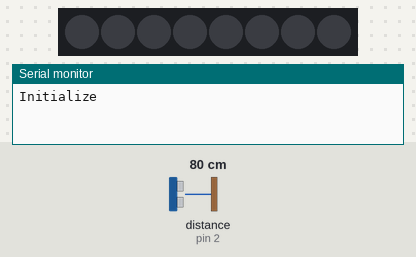
A sketch run on a simulated Arduino Uno, built with avr-gcc and run on an emulated ATmega328P. On the bench: 8 RGB LEDs in strip order, left to right, the last lines printed to the serial monitor. Wiring (inferred from the names in the program): ultrasonic range finder: trigger pin 3; echo pin 2. The inputs (shaded band) are chosen by the test bench; at power-on: distance to the obstacle (sensor on pin 2) 80 cm. The echo pulse lasts 58.3 µs per cm; dim RGB values are drawn brighter than linear.

Above: at 1.2 s.
1.3 s: distance to the obstacle (sensor on pin 2) set to 2 cm
At 1.67 s:
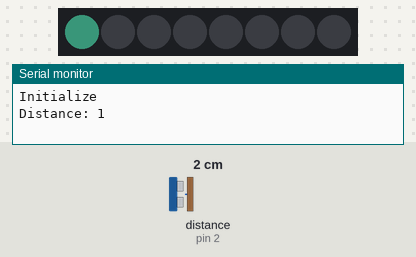
At 3.27 s:
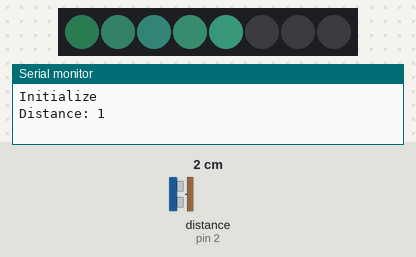
Timing chart, 0 to 19.4 s (numbered marks = the images above; inputs shaded):
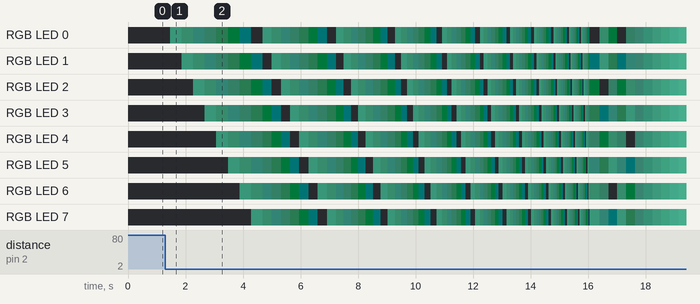

Measured:
- what the display in image 1 shows lasts 0.4 s, from 1.5 s to 1.9 s

The sketch:

compilation_1_solution.ino
```cpp
// Importing libraries
#include <FastLED.h>

// Defining values
#define TRIG_PIN 3
#define ECHO_PIN 2
#define LED_PIN_1   6
#define NUM_LEDS    8
#define DARK_GREEN 0x66FFCC

const int triggerDistance = 20;
const int MAX_BRIGHTNESS = 64;
const int MIN_BRIGHTNESS = 2;
const int BRIGHTNESS = 32;

int currentDistance;
long duration;

CRGB leds1[NUM_LEDS];


void setup() {
  // Setup for LEDs
  FastLED.addLeds<WS2812, LED_PIN_1, GRB>(leds1, NUM_LEDS);
  FastLED.setBrightness(BRIGHTNESS);
  clearLEDs();

  // Setup for Ultrasonic sensor
  pinMode(TRIG_PIN, OUTPUT);
  pinMode(ECHO_PIN, INPUT);

  // For debugging
  Serial.begin(9600);
  Serial.println("Initialize");
}


void loop() {
  // Reading values from Ultrasonic sensor
  digitalWrite(TRIG_PIN, LOW);
  delayMicroseconds(2);
  digitalWrite(TRIG_PIN, HIGH);
  delayMicroseconds(10);
  digitalWrite(TRIG_PIN, LOW);

  digitalWrite(ECHO_PIN, INPUT);
  duration = pulseIn(ECHO_PIN, HIGH);

  currentDistance = uSecondsToCM(duration);
  delay(100);


  if (currentDistance <= triggerDistance) {
    Serial.print("Distance: ");
    Serial.println(currentDistance);
    triggered();
  }
}

// Sequence to execute when triggered
// Add additional sequence
void triggered() {
  clearLEDs();

  // Run Ring loop
  ringLoop();
  // Run Breathing light
  breathingLight();
  // Run DIM Light
  dimLED(1000);

  // End Sequence
  Serial.println("End Sequence");
}

void clearLEDs() {
  for (int i = 0; i <= NUM_LEDS; i++) {
    leds1[i] = CRGB (0, 0, 0);
  }
  FastLED.setBrightness(BRIGHTNESS);
  FastLED.show();
}

// Function to convert microseconds to cm
long uSecondsToCM(long uSeconds) {
  return uSeconds / 29 / 2;
}

// Loop through LEDs with acceleration
void ringLoop() {
  // Initial delay
  float delayDuration = 400;
  float totalDuration = delayDuration;

  while ( delayDuration > 1) {
    for (int i = 0; i < NUM_LEDS; i++) {
      leds1[i] = DARK_GREEN;
      // Decides which led to start with
      fadeToBlackBy(leds1, NUM_LEDS, 90);

      FastLED.show();
      delay(delayDuration);
    }

    // Reduce delay Duration
    delayDuration = delayDuration * 0.8;

    // Calculate total duration
    totalDuration = totalDuration + delayDuration * NUM_LEDS;
  }
  Serial.print("Time taken: ");
  Serial.println(totalDuration, 2);
  Serial.println("Exit ringLoop()");
}

// LED brightness change from MAX_BRIGHTNESS to MIN_BRIGHTNESS
void breathingLight() {

  int repeatTimes = 5;
  float totalDuration = 0;
  int ledDelay = 33;
  int d = 0;
  while (d < repeatTimes) {
    fill_solid(leds1, NUM_LEDS, DARK_GREEN);

    for (int i = MIN_BRIGHTNESS; i < MAX_BRIGHTNESS ; i++) {
      FastLED.setBrightness(i);
      FastLED.show();
      delay(ledDelay);
    }
    for (int i = MAX_BRIGHTNESS; i > MIN_BRIGHTNESS ; i--) {
      FastLED.setBrightness(i);
      FastLED.show();
      delay(ledDelay);
    }

    totalDuration = totalDuration + (MAX_BRIGHTNESS - MIN_BRIGHTNESS) * ledDelay;
    d = d + 1;
    delay(1);
  }
  Serial.print("Time taken: ");
  Serial.println(totalDuration, 2);
  Serial.println("Exit beathingLight()");
}

// Dim LED with given timing
void dimLED(float timing) {
  // Decrease brightness
  float lightStep = MAX_BRIGHTNESS / timing;
  int currentBrightness = MAX_BRIGHTNESS;

  // For debug
  Serial.print("Light Step: ");
  Serial.println(lightStep);

  while (currentBrightness > 0) {
    fill_solid(leds1, NUM_LEDS, DARK_GREEN);
    FastLED.setBrightness(currentBrightness);
    FastLED.show();
    // Reduce brightness level
    currentBrightness = currentBrightness - lightStep;

    Serial.println(currentBrightness);
    delay(33);
  }
  clearLEDs();
}
```
